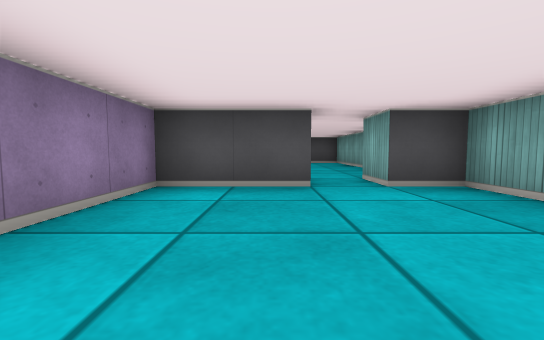
[1] (above)

23 first-person views from a walk through a cub3D level. The camera is about half as high as the walls, tilts 4° down and sees 90° across. The floor is counted in squares. Each view is taken from the middle of a square. On the plan, view 1 faces up. The plan holds only what a view shows up to about 9 squares ahead; the rest is blank.

[2]
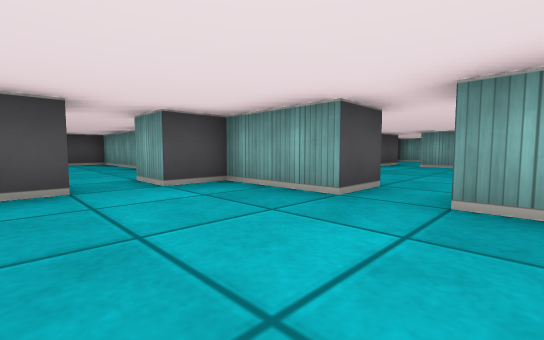

[3]
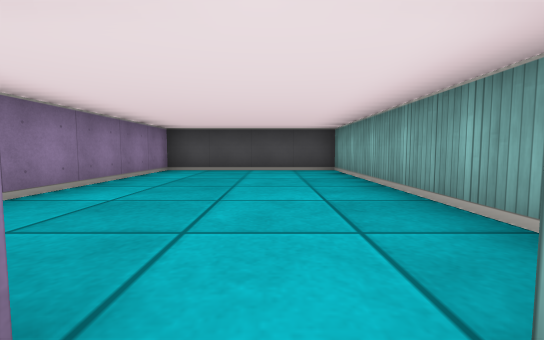

[4]
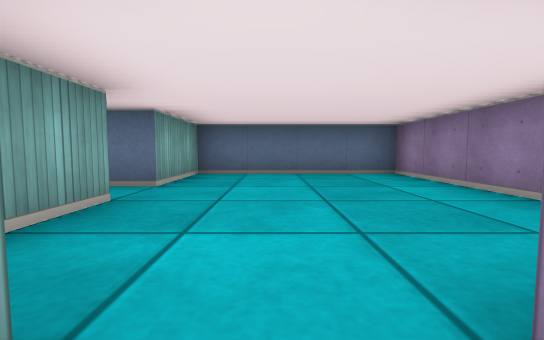

[5]
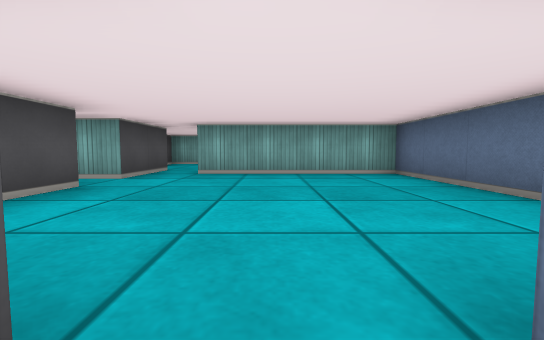

[6]
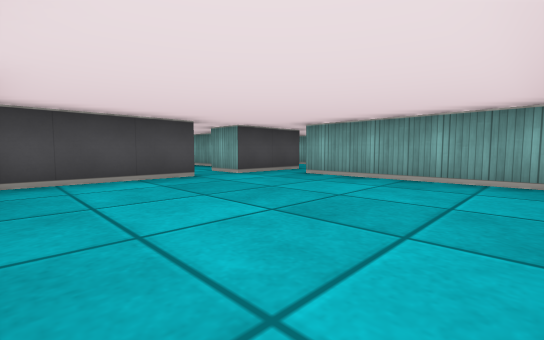

[7]
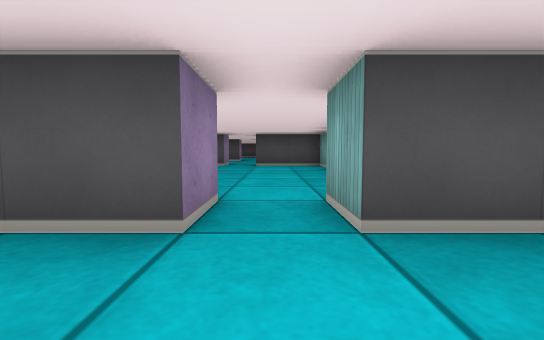

[8]
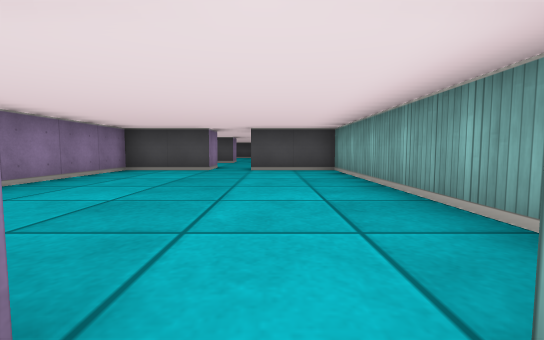

[9]
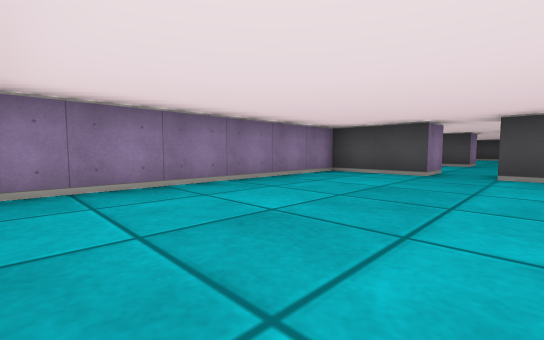

[10]
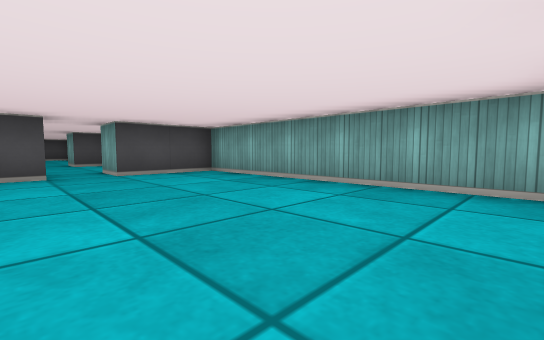

[11]
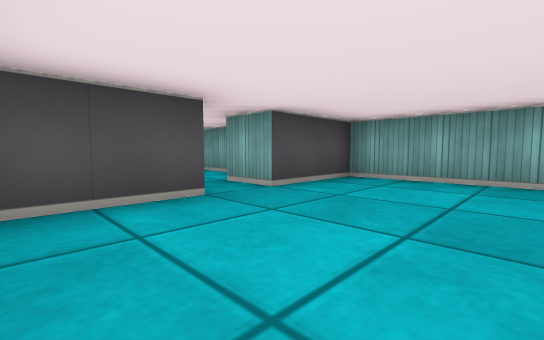

[12]
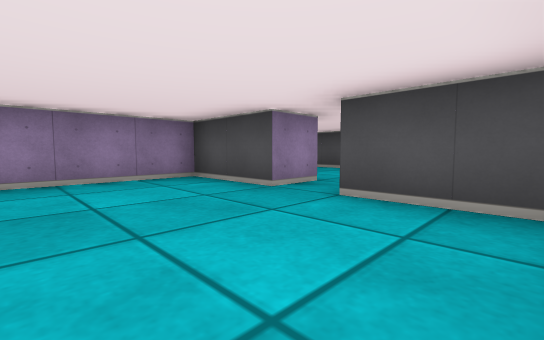

[13]
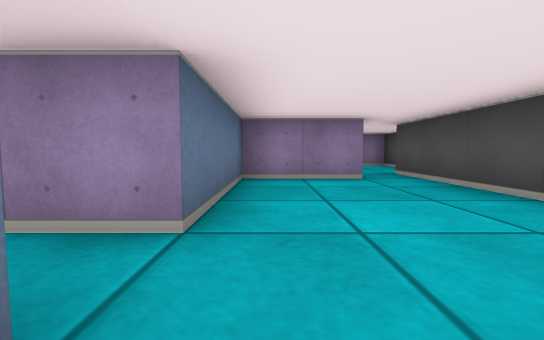

[14]
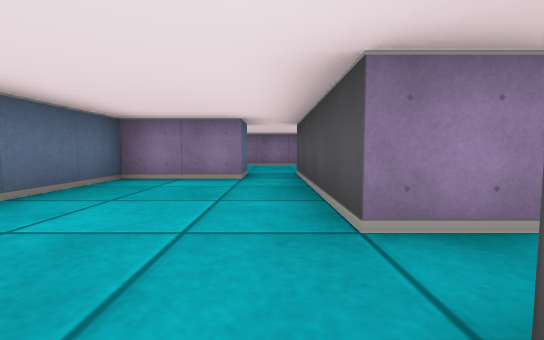

[15]
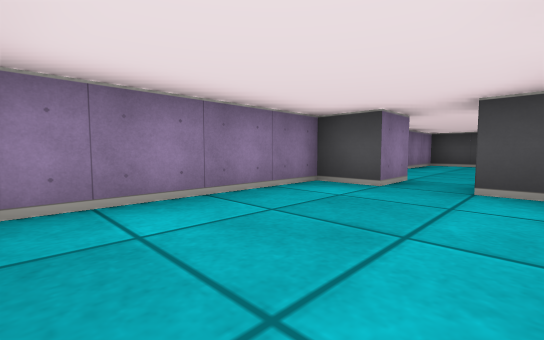

[16]
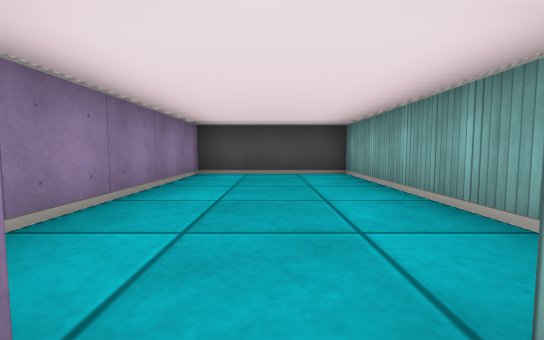

[17]
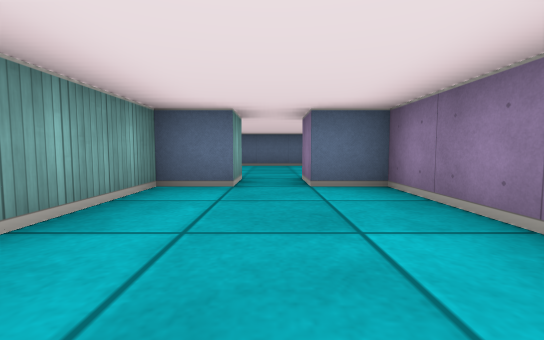

[18]
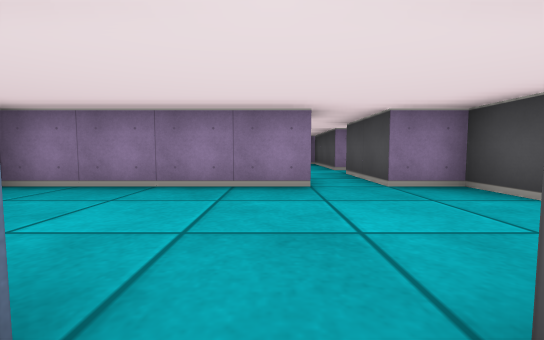

[19]
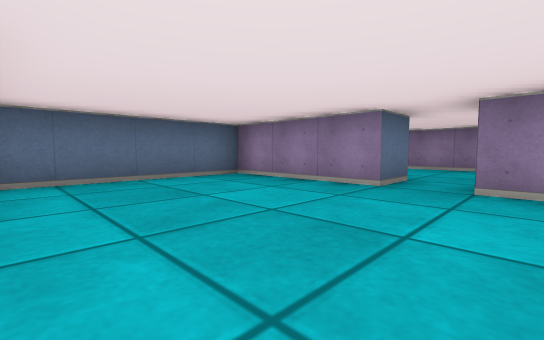

[20]
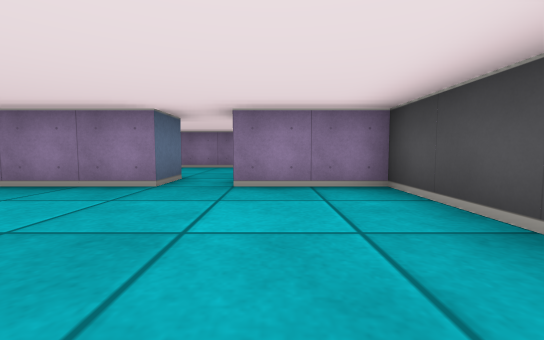

[21]
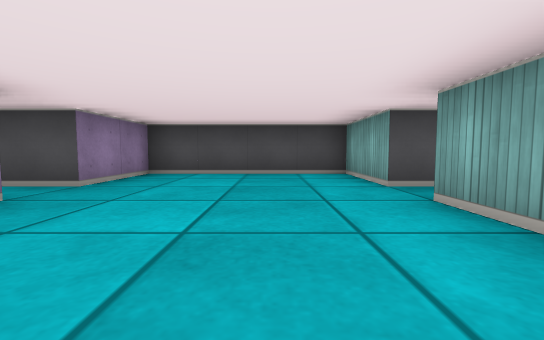

[22]
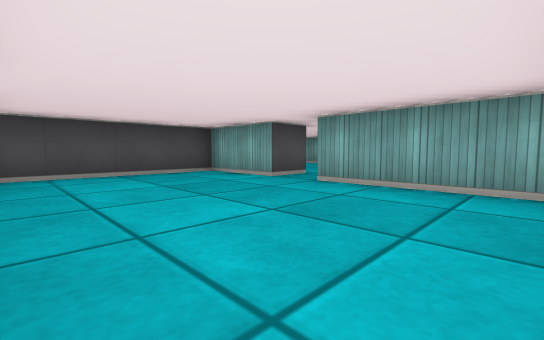

[23]
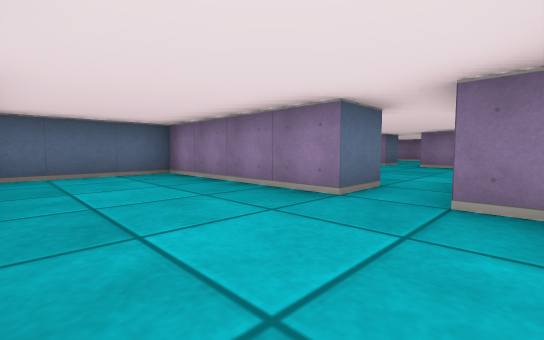

### Floor plan
Points are (right, up) in squares from view 1. A wall is a line through its corners. A room is listed if a view was taken in it or the views show most of it. See-through windows are left out.
Room 1 (views 1, 2)
walls: (0.5, 3.5) (-1.5, 3.5) (-1.5, -1.5) (2.5, -1.5) (2.5, 0.5); (2.5, 1.5) (2.5, 3.5) (1.5, 3.5)
ways out: opening at (1, 4) to room 2; opening at (3, 1) to room 3
Room 2 (views 3, 4)
walls: (2.5, 5.5) (2.5, 10.5) (-1.5, 10.5) (-1.5, 6.5); (0.5, 4.5) (0.5, 3.5); (1.5, 3.5) (1.5, 4.5)
ways out: opening at (1, 4) to room 1
Room 3 (views 5, 6, 7)
walls: (5.5, -1.5) (8.5, -1.5) (8.5, 2.5); (6.5, 3.5) (3.9, 3.5); (3.5, 2.4) (3.5, 1.5) (2.5, 1.5); (2.5, 0.5) (3.5, 0.5); (8.5, 3.5) (7.5, 3.5)
ways out: opening at (3, 1) to room 1; opening at (7, 4) to room 4; opening at (9, 3) to room 9
Room 4 (views 8, 9, 10, 11, 12)
walls: (6.5, 4.5) (6.5, 3.5); (8.5, 4.9) (8.5, 10.5) (6.5, 10.5); (5.5, 10.5) (3.5, 10.5) (3.5, 4.9); (7.5, 3.5) (7.5, 4.5)
ways out: opening at (7, 4) to room 3; opening at (6, 11) to room 5
Room 5 (views 13, 14)
walls: (7.5, 12.9) (7.5, 13.9); (5.5, 15.6) (5.5, 14.5) (1.5, 14.5); (7.2, 14.5) (6.5, 14.5) (6.5, 15.5); (6.5, 10.5) (6.5, 11.5); (1.5, 13.5) (2.5, 13.5) (2.5, 11.5) (5.5, 11.5) (5.5, 10.5)
ways out: opening at (6, 11) to room 4; opening at (2, 14) to room 6; opening at (6, 15)
Room 6 (view 15)
walls: (-0.5, 15.5) (-1.5, 15.5) (-1.5, 11.9); (1.1, 15.5) (0.5, 15.5); (-1, 11.5) (1, 11.5)
ways out: opening at (2, 14) to room 5; opening at (0, 16) to room 7
Room 7 (views 16, 17)
walls: (0.5, 15.5) (0.5, 16.5) (1.5, 16.5) (1.5, 21.5) (-1.5, 21.5) (-1.5, 16.5) (-0.5, 16.5) (-0.5, 15.5)
ways out: opening at (0, 16) to room 6
Room 8 (views 18, 19, 20, 21, 22)
walls: (17.5, 2.5) (17.5, 4.5) (13.5, 4.5) (13.5, 2.5) (12.5, 2.5); (12.4, 1.5) (13.5, 1.5) (13.5, -1.5) (17.1, -1.5); (17.5, -1.1) (17.5, 1.5)
ways out: opening at (13, 2) to room 9; opening at (18, 2)
Room 9 (view 23)
walls: (8.5, 2.5) (9.5, 2.5) (9.5, -1.5) (12.1, -1.5); (10.5, 4.5) (9.5, 4.5) (9.5, 3.5) (8.5, 3.5)
ways out: opening at (9, 3) to room 3; opening at (13, 2) to room 8

Positions as (right, up) in squares from view 1, and headings:
1: (0, 0), facing up
2: (0, 0), facing up-right
3: (1, 4), facing up
4: (1, 4), facing down
5: (3, 1), facing right
6: (4, -1), facing up-right
7: (7, 2), facing up
8: (7, 4), facing up
9: (7, 5), facing up-left
10: (5, 5), facing up-right
11: (4, 8), facing up-right
12: (8, 8), facing up-left
13: (7, 12), facing left
14: (7, 14), facing left
15: (1, 12), facing up-left
16: (0, 16), facing up
17: (0, 20), facing down
18: (13, 2), facing left
19: (17, 3), facing down-left
20: (17, 3), facing left
21: (16, -1), facing up
22: (14, -1), facing up-right
23: (12, 4), facing down-left
